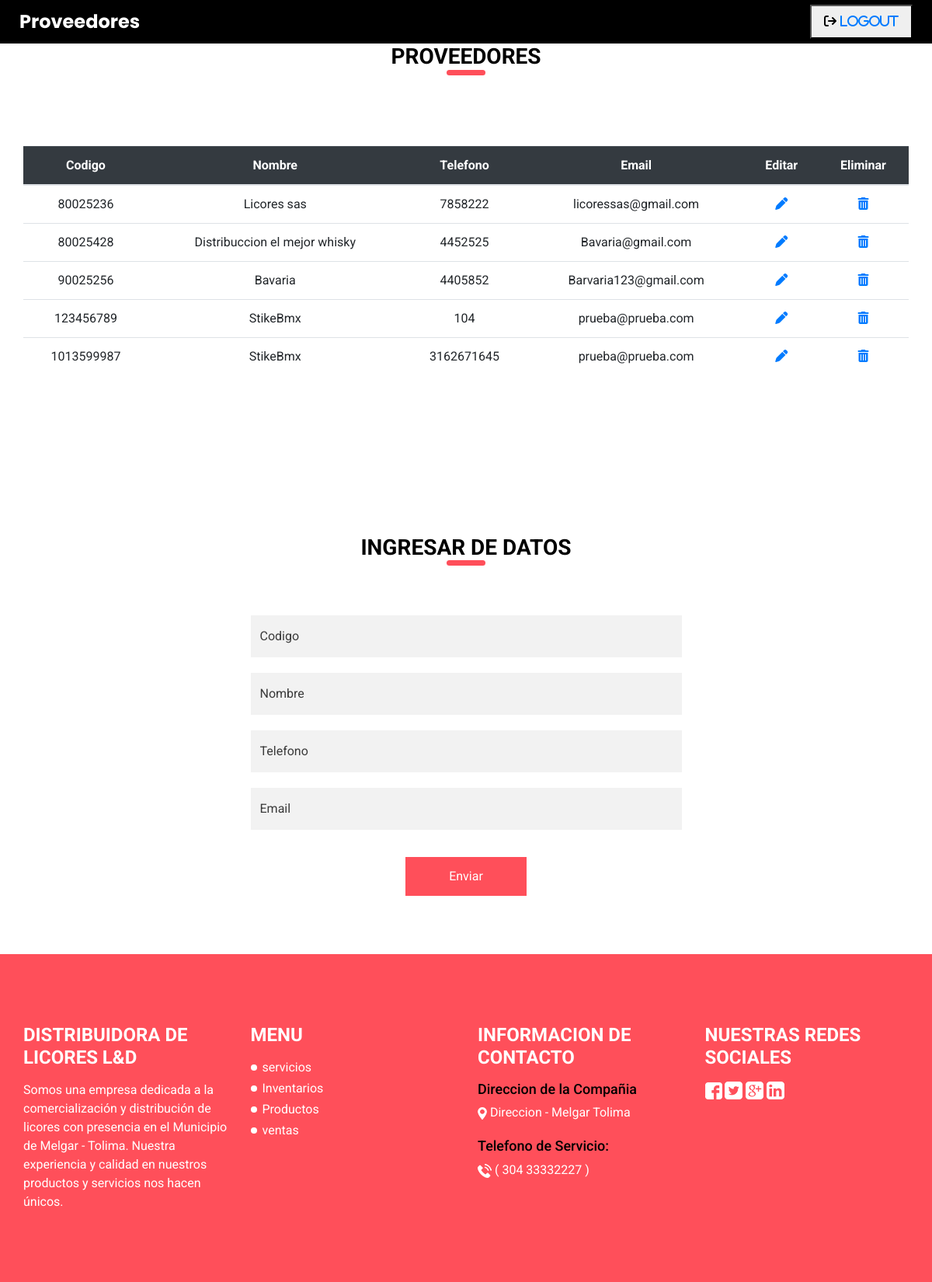
/proveedores.php, run on an earlier commit of the app's database.
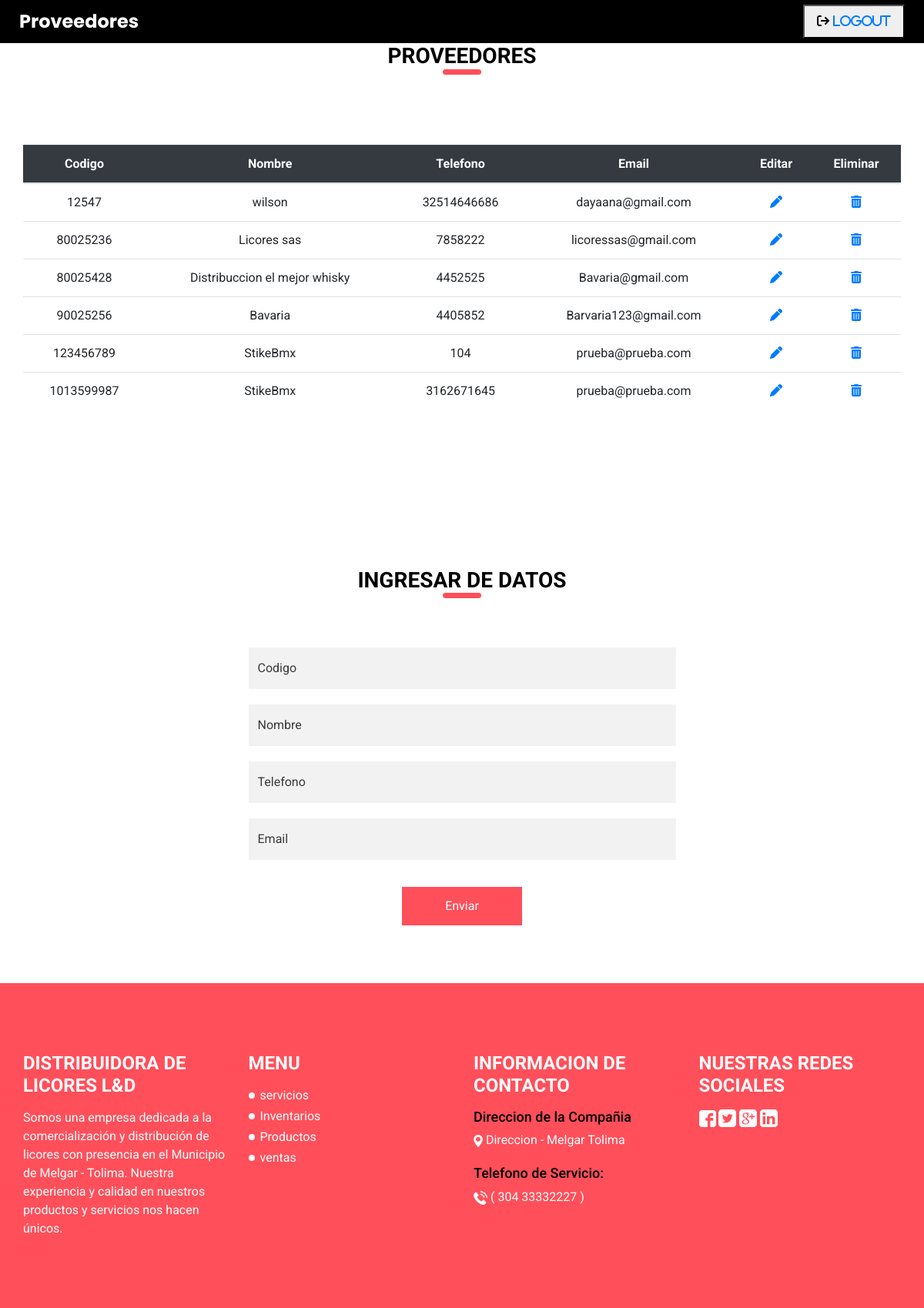
And on a later commit of the database.
### tables this page shows
CREATE TABLE `proveedor` (
  `ProCodigo` int(30) NOT NULL,
  `ProNombre` varchar(30) DEFAULT NULL,
  `ProTelefono` varchar(20) DEFAULT NULL,
  `ProEmail` varchar(30) DEFAULT NULL,
  `ProEditar` varchar(1) DEFAULT NULL,
  `Eliminar` varchar(20) DEFAULT NULL
);

### proveedores.php (the view, shortened to what the changed rows need)
<!DOCTYPE html>
<html>
<head>
  <link rel="stylesheet" type="text/css"
    href="https://cdnjs.cloudflare.com/ajax/libs/OwlCarousel2/2.1.3/assets/owl.carousel.min.css" />
  <link rel="stylesheet" type="text/css" href="css/bootstrap.css" />
  <link href="css/style.css" rel="stylesheet" />
  <link href="css/responsive.css" rel="stylesheet" />
</head>
<body>
 <section class="service_section layout_padding-bottom">
  <div class="container">
    <div class="custom_heading-container">
    <?php
      $conexion=new PDO("mysql:host=localhost;dbname=distribuidora;","root");
          $busqueda=$conexion->prepare("SELECT * FROM proveedor");
          $busqueda->execute();
          $resultado = $busqueda->fetchAll();
      ?>
      <table class="table">
        <caption>
        </caption>
        <thead class="table-dark">
          <tr>
            <th scope="col">Codigo</th>
            <th scope="col">Nombre</th>
            <th scope="col">Telefono</th>
            <th scope="col">Email</th>
            <th scope="col">Editar</th>
            <th scope="col">Eliminar</th>
          </tr>
        </thead>
        <tbody>
          <?php
          foreach($resultado as $res)
          {
            echo "<tr>";
              echo "<td>".$res["ProCodigo"]."</td>";
              echo "<td>".$res["ProNombre"]."</td>";
              echo "<td>".$res["ProTelefono"]."</td>";
              echo "<td>".$res["ProEmail"]."</td>";
              echo "<td><a href='proveedores_Editar.php?ProCodigo=".$res['ProCodigo']."' class='fa-solid fa-pen'></a></td>";
              echo "<td><a href='proveedores_Eliminar.php?ProCodigo=".$res['ProCodigo']."' class='fa-solid fa-trash-can'></a></td>";
            echo "</tr>";
          }
          ?>
        </tbody>
      </table>
    </div>
  </div>
</section>
</body>
</html>

What changed in the data, as far as the page shows it:
added proveedor: ProCodigo "12547", ProNombre "wilson", ProTelefono "32514646686", ProEmail "dayaana@gmail.com"
